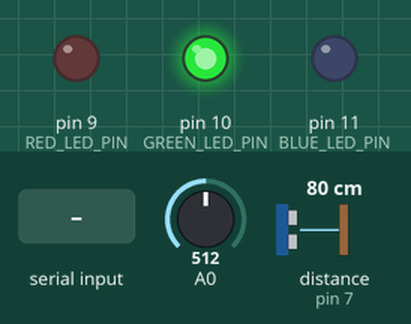
This sketch was run on a simulated Arduino Uno, built with avr-gcc and run on an emulated ATmega328P. On the bench: output pins drawn as LEDs (lit = HIGH). Wiring (inferred from the names in the program): ultrasonic range finder: trigger pin 8; echo pin 7. Dashed ring = blinking. The test bench sets the inputs (shaded band); at power-on: A0 = 512, distance to the obstacle (sensor on pin 7) 80 cm. The echo pulse lasts 58.3 µs per cm; pins used as bus, display or sensor lines are not drawn; what the sketch prints to the serial monitor is not drawn.

Above: at 1.2 s.
1.3 s: "1\n" received over Serial
At 3.3 s:
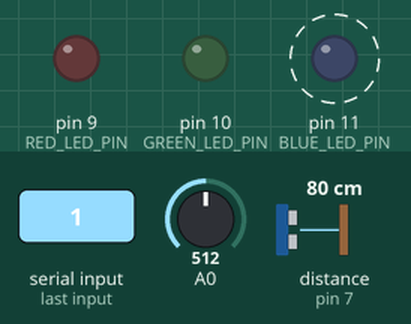
5.4 s: "0\n" received over Serial
At 6.4 s:
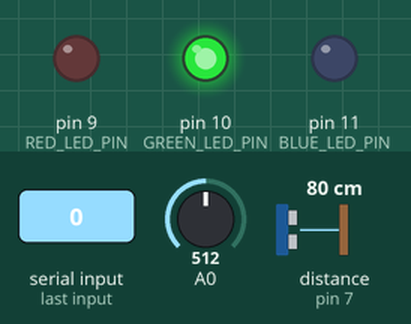
Timing chart, 0 to 8.4 s (numbered marks = the images above; inputs shaded):
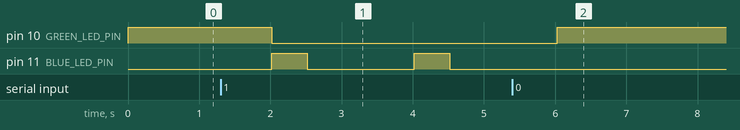

The sketch:

sensors.ino
```cpp
int count = 0;
int maxCount = 6;
bool lightShowBool = false;
int forceThreshold = 100;

const int echo = 7;
const int trigger = 8;
int distanceThreshold = 100;
bool personDetected = false;

const int RED_LED_PIN = 9;
const int GREEN_LED_PIN = 10;
const int BLUE_LED_PIN = 11;

const int DISPLAY_TIME = 500;

void setup()
{
  pinMode(A0, INPUT);
  pinMode(trigger, OUTPUT);
  pinMode(echo, INPUT);
  Serial.begin(9600);
  color();
}

void color()
{
  if (lightShowBool) {
    lightShow();
    return;
  }
  if (count == maxCount) {
    analogWrite(RED_LED_PIN, 255);
    analogWrite(GREEN_LED_PIN, 0);
    analogWrite(BLUE_LED_PIN, 0);
  }
  else if (count <= maxCount/2) {
    analogWrite(RED_LED_PIN, 0);
    analogWrite(GREEN_LED_PIN, 255);
    analogWrite(BLUE_LED_PIN, 0);
  }
  else {
    analogWrite(RED_LED_PIN, 255);
    analogWrite(GREEN_LED_PIN, 50);
    analogWrite(BLUE_LED_PIN, 0);
  }
}

void lightShow() {
  analogWrite(RED_LED_PIN, 0);
  analogWrite(GREEN_LED_PIN, 0);
  analogWrite(BLUE_LED_PIN, 255);
  delay(DISPLAY_TIME);
  analogWrite(RED_LED_PIN, 0);
  analogWrite(GREEN_LED_PIN, 0);
  analogWrite(BLUE_LED_PIN, 0);
  delay(DISPLAY_TIME);
}

void loop()
{
  if (Serial.available() > 0) {
    String data = Serial.readStringUntil('\n');
    if (data == "1") {
      lightShowBool = true;
    }
    else if (data == "0") {
      lightShowBool = false;
    }
  }
  int force = analogRead(A0);
  if (force > forceThreshold && count > 0) {
    count--;
    Serial.println(count);
  }
  digitalWrite(trigger, LOW);
  delayMicroseconds(5);
  digitalWrite(trigger, HIGH);
  delayMicroseconds(10);
  digitalWrite(trigger, LOW);
  float distance = pulseIn(echo, HIGH) / 58;

  if (distance < distanceThreshold) {
    if (!personDetected && count < maxCount) {
      count++;
      Serial.println(count);
      personDetected = true;
    }
  } else {
    if (personDetected) {
      personDetected = false;
    }
  }
  color();
  delay(1000);
}
```

Measured:
- after the input at 1.3 s, pin 10 (GREEN_LED_PIN): HIGH → LOW after 0.72 s; pin 11 (BLUE_LED_PIN): alternates HIGH for 0.50 s and LOW for 1.5 s, starting after 0.72 s
- after the input at 5.4 s, pin 10 (GREEN_LED_PIN): LOW → HIGH after 0.63 s; pin 11 (BLUE_LED_PIN): stops changing and stays LOW
